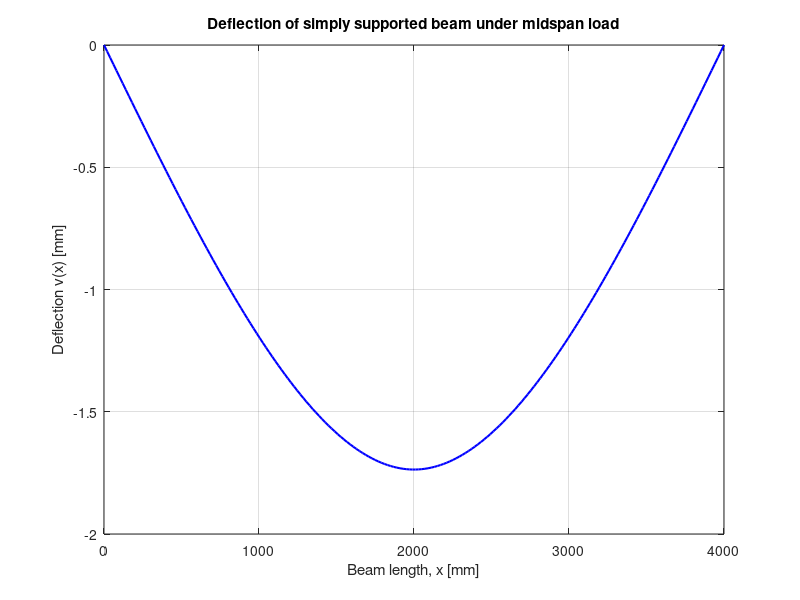

Reproduce this figure in MATLAB.
clear; clc; close all;

%% Constants Definition
d = 9.525; % [mm] truss tube OD
t = 1.587; % [mm] thickness
djj = 250; % [mm] joint-to-joint distance
I = 2.475e6; % [mm^4] moment of inertia
E = 69000; % [MPa] = N/mm^2
P = 222.4; % [N] applied load
L = 4000; % [mm] span length

%% Discretization
x = linspace(0,L,200);

%% Deflection function (piecewise for midspan point load)
v = zeros(size(x));
for k = 1:numel(x)
    if x(k) <= L/2
        v(k) = -(P*x(k)/(48*E*I))*(3*L^2 - 4*x(k)^2);
    else
        v(k) = -(P*(L-x(k))/(48*E*I))*(3*L^2 - 4*(L-x(k))^2);
    end
end

%% Plot
figure;
plot(x, v, 'b-', 'LineWidth',1.5);
xlabel('Beam length, x [mm]');
ylabel('Deflection v(x) [mm]');
title('Deflection of simply supported beam under midspan load');
grid on;

%% Show max deflection
[maxDefl, idx] = min(v); % note: deflection is downward, so min value
fprintf('Max deflection = %.4f mm at x = %.1f mm\n', maxDefl, x(idx));